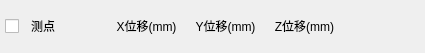
<?xml version="1.0" encoding="UTF-8"?>
<ui version="4.0">
 <class>POIPlugin</class>
 <widget class="QWidget" name="POIPlugin">
  <property name="geometry">
   <rect>
    <x>0</x>
    <y>0</y>
    <width>425</width>
    <height>53</height>
   </rect>
  </property>
  <property name="windowTitle">
   <string>POIPlugin</string>
  </property>
  <property name="styleSheet">
   <string notr="true">font: 9pt &quot;微软雅黑&quot;;</string>
  </property>
  <layout class="QGridLayout" name="gridLayout">
   <property name="leftMargin">
    <number>5</number>
   </property>
   <property name="topMargin">
    <number>0</number>
   </property>
   <property name="rightMargin">
    <number>5</number>
   </property>
   <property name="bottomMargin">
    <number>0</number>
   </property>
   <item row="0" column="0">
    <layout class="QHBoxLayout" name="horizontalLayout">
     <item>
      <widget class="QCheckBox" name="checkBox">
       <property name="sizePolicy">
        <sizepolicy hsizetype="Fixed" vsizetype="Fixed">
         <horstretch>0</horstretch>
         <verstretch>0</verstretch>
        </sizepolicy>
       </property>
       <property name="styleSheet">
        <string notr="true">border:0px;</string>
       </property>
       <property name="text">
        <string/>
       </property>
      </widget>
     </item>
     <item>
      <widget class="QLabel" name="label_ID">
       <property name="styleSheet">
        <string notr="true">border:0px;</string>
       </property>
       <property name="text">
        <string>测点</string>
       </property>
      </widget>
     </item>
     <item>
      <widget class="QLabel" name="label_value">
       <property name="styleSheet">
        <string notr="true">border:0px;</string>
       </property>
       <property name="text">
        <string>X位移(mm)</string>
       </property>
       <property name="alignment">
        <set>Qt::AlignCenter</set>
       </property>
      </widget>
     </item>
     <item>
      <widget class="QLabel" name="label_MAXvalue">
       <property name="styleSheet">
        <string notr="true">border:0px;</string>
       </property>
       <property name="text">
        <string>Y位移(mm)</string>
       </property>
       <property name="alignment">
        <set>Qt::AlignCenter</set>
       </property>
      </widget>
     </item>
     <item>
      <widget class="QLabel" name="label_MINvalue">
       <property name="styleSheet">
        <string notr="true">border:0px;</string>
       </property>
       <property name="text">
        <string>Z位移(mm)</string>
       </property>
       <property name="alignment">
        <set>Qt::AlignCenter</set>
       </property>
      </widget>
     </item>
     <item>
      <widget class="QPushButton" name="pushButton_delete">
       <property name="styleSheet">
        <string notr="true">border:0px;</string>
       </property>
       <property name="text">
        <string/>
       </property>
       <property name="icon">
        <iconset resource="../resource/BiVMS2020.qrc">
         <normaloff>:/test/BiVMS/delete (1).png</normaloff>:/test/BiVMS/delete (1).png</iconset>
       </property>
       <property name="iconSize">
        <size>
         <width>24</width>
         <height>24</height>
        </size>
       </property>
      </widget>
     </item>
    </layout>
   </item>
  </layout>
 </widget>
 <layoutdefault spacing="6" margin="11"/>
 <resources>
  <include location="../resource/BiVMS2020.qrc"/>
 </resources>
 <connections/>
</ui>
